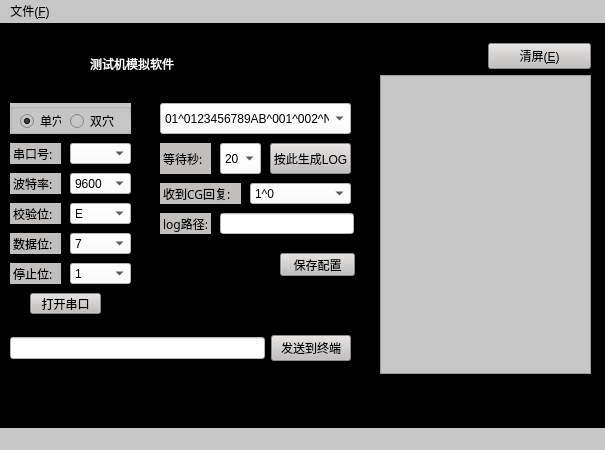
<?xml version="1.0" encoding="UTF-8"?>
<ui version="4.0">
 <class>mainWindow</class>
 <widget class="QMainWindow" name="mainWindow">
  <property name="geometry">
   <rect>
    <x>0</x>
    <y>0</y>
    <width>605</width>
    <height>450</height>
   </rect>
  </property>
  <property name="maximumSize">
   <size>
    <width>605</width>
    <height>450</height>
   </size>
  </property>
  <property name="font">
   <font>
    <family>微软雅黑</family>
   </font>
  </property>
  <property name="windowTitle">
   <string>测试机模拟软件----V1.0</string>
  </property>
  <property name="windowIcon">
   <iconset>
    <normaloff>Wizard.ico</normaloff>Wizard.ico</iconset>
  </property>
  <property name="styleSheet">
   <string notr="true">background-color: rgb(255, 255, 255);</string>
  </property>
  <widget class="QWidget" name="centralwidget">
   <property name="styleSheet">
    <string notr="true">background-color: rgb(255, 170, 255);</string>
   </property>
   <widget class="QFrame" name="frame">
    <property name="geometry">
     <rect>
      <x>0</x>
      <y>0</y>
      <width>608</width>
      <height>426</height>
     </rect>
    </property>
    <property name="maximumSize">
     <size>
      <width>608</width>
      <height>426</height>
     </size>
    </property>
    <property name="styleSheet">
     <string notr="true">background-color: rgb(0, 0, 0);</string>
    </property>
    <property name="frameShape">
     <enum>QFrame::StyledPanel</enum>
    </property>
    <property name="frameShadow">
     <enum>QFrame::Raised</enum>
    </property>
    <widget class="QLabel" name="label">
     <property name="geometry">
      <rect>
       <x>90</x>
       <y>20</y>
       <width>291</width>
       <height>41</height>
      </rect>
     </property>
     <property name="styleSheet">
      <string notr="true">font: 85 30pt &quot;Berlin Sans FB&quot;;
background-color: rgb(0,0,0);
color: rgb(255, 255, 255);</string>
     </property>
     <property name="text">
      <string>测试机模拟软件</string>
     </property>
    </widget>
    <widget class="QWidget" name="widget_2" native="true">
     <property name="geometry">
      <rect>
       <x>370</x>
       <y>10</y>
       <width>221</width>
       <height>341</height>
      </rect>
     </property>
     <property name="styleSheet">
      <string notr="true">background-color: rgb(0,0,0);</string>
     </property>
     <widget class="QWidget" name="layoutWidget">
      <property name="geometry">
       <rect>
        <x>10</x>
        <y>10</y>
        <width>211</width>
        <height>331</height>
       </rect>
      </property>
      <layout class="QGridLayout" name="gridLayout_2">
       <item row="1" column="1">
        <widget class="QPushButton" name="pushButton">
         <property name="styleSheet">
          <string notr="true">QPushButton{  
	background-color: rgb(193, 191, 190); 	
	
}
QPushButton:hover{  
	;
	background-color: rgb(132, 132, 132);
}
QPushButton:pressed{  
	;
	background-color: rgb(63, 63, 63);
}</string>
         </property>
         <property name="text">
          <string>清屏(&amp;E)</string>
         </property>
        </widget>
       </item>
       <item row="2" column="0" colspan="2">
        <widget class="QTextEdit" name="textEdit">
         <property name="enabled">
          <bool>true</bool>
         </property>
         <property name="font">
          <font>
           <family>微软雅黑</family>
          </font>
         </property>
         <property name="styleSheet">
          <string notr="true">background-color: rgb(198,198,198);</string>
         </property>
        </widget>
       </item>
      </layout>
     </widget>
    </widget>
    <widget class="QFrame" name="frame_2">
     <property name="geometry">
      <rect>
       <x>10</x>
       <y>480</y>
       <width>411</width>
       <height>31</height>
      </rect>
     </property>
     <property name="frameShape">
      <enum>QFrame::StyledPanel</enum>
     </property>
     <property name="frameShadow">
      <enum>QFrame::Raised</enum>
     </property>
    </widget>
    <widget class="QWidget" name="layoutWidget">
     <property name="geometry">
      <rect>
       <x>10</x>
       <y>310</y>
       <width>341</width>
       <height>31</height>
      </rect>
     </property>
     <layout class="QHBoxLayout" name="horizontalLayout_5">
      <item>
       <widget class="QLineEdit" name="lineEdit_fasong">
        <property name="styleSheet">
         <string notr="true">background-color: rgb(255, 255, 255);</string>
        </property>
       </widget>
      </item>
      <item>
       <widget class="QPushButton" name="pushButton_fasong">
        <property name="styleSheet">
         <string notr="true">QPushButton{  
	background-color: rgb(193, 191, 190); 	
	
}
QPushButton:hover{  
	;
	background-color: rgb(132, 132, 132);
}
QPushButton:pressed{  
	;
	background-color: rgb(63, 63, 63);
}</string>
        </property>
        <property name="text">
         <string>发送到终端</string>
        </property>
       </widget>
      </item>
     </layout>
    </widget>
    <widget class="QComboBox" name="comboBox_com">
     <property name="geometry">
      <rect>
       <x>70</x>
       <y>120</y>
       <width>61</width>
       <height>21</height>
      </rect>
     </property>
     <property name="styleSheet">
      <string notr="true">background-color: rgb(255, 255, 255);</string>
     </property>
     <property name="placeholderText">
      <string>COM选择</string>
     </property>
     <item>
      <property name="text">
       <string>COM1</string>
      </property>
     </item>
     <item>
      <property name="text">
       <string>COM2</string>
      </property>
     </item>
     <item>
      <property name="text">
       <string>COM3</string>
      </property>
     </item>
     <item>
      <property name="text">
       <string>COM4</string>
      </property>
     </item>
     <item>
      <property name="text">
       <string>COM5</string>
      </property>
     </item>
     <item>
      <property name="text">
       <string>COM6</string>
      </property>
     </item>
     <item>
      <property name="text">
       <string>COM7</string>
      </property>
     </item>
     <item>
      <property name="text">
       <string>COM8</string>
      </property>
     </item>
     <item>
      <property name="text">
       <string>COM9</string>
      </property>
     </item>
    </widget>
    <widget class="QPushButton" name="Button_chuankou">
     <property name="geometry">
      <rect>
       <x>30</x>
       <y>270</y>
       <width>71</width>
       <height>21</height>
      </rect>
     </property>
     <property name="styleSheet">
      <string notr="true">QPushButton{  
	background-color: rgb(193, 191, 190); 	
	
}
QPushButton:hover{  
	;
	background-color: rgb(132, 132, 132);
}
QPushButton:pressed{  
	;
	background-color: rgb(63, 63, 63);
}</string>
     </property>
     <property name="text">
      <string>打开串口</string>
     </property>
    </widget>
    <widget class="QComboBox" name="comboBox_botelv">
     <property name="geometry">
      <rect>
       <x>70</x>
       <y>150</y>
       <width>61</width>
       <height>21</height>
      </rect>
     </property>
     <property name="styleSheet">
      <string notr="true">background-color: rgb(255, 255, 255);</string>
     </property>
     <item>
      <property name="text">
       <string>9600</string>
      </property>
     </item>
     <item>
      <property name="text">
       <string>14400</string>
      </property>
     </item>
     <item>
      <property name="text">
       <string>19200</string>
      </property>
     </item>
     <item>
      <property name="text">
       <string>115200</string>
      </property>
     </item>
    </widget>
    <widget class="QComboBox" name="comboBox_jiaoyan">
     <property name="geometry">
      <rect>
       <x>70</x>
       <y>180</y>
       <width>61</width>
       <height>21</height>
      </rect>
     </property>
     <property name="styleSheet">
      <string notr="true">background-color: rgb(255, 255, 255);</string>
     </property>
     <item>
      <property name="text">
       <string>E</string>
      </property>
     </item>
     <item>
      <property name="text">
       <string>N</string>
      </property>
     </item>
     <item>
      <property name="text">
       <string>O</string>
      </property>
     </item>
     <item>
      <property name="text">
       <string>S</string>
      </property>
     </item>
    </widget>
    <widget class="QComboBox" name="comboBox_shujuwei">
     <property name="geometry">
      <rect>
       <x>70</x>
       <y>210</y>
       <width>61</width>
       <height>21</height>
      </rect>
     </property>
     <property name="styleSheet">
      <string notr="true">background-color: rgb(255, 255, 255);</string>
     </property>
     <item>
      <property name="text">
       <string>7</string>
      </property>
     </item>
     <item>
      <property name="text">
       <string>5</string>
      </property>
     </item>
     <item>
      <property name="text">
       <string>6</string>
      </property>
     </item>
     <item>
      <property name="text">
       <string>8</string>
      </property>
     </item>
    </widget>
    <widget class="QComboBox" name="comboBox_tingzhiwei">
     <property name="geometry">
      <rect>
       <x>70</x>
       <y>240</y>
       <width>61</width>
       <height>21</height>
      </rect>
     </property>
     <property name="styleSheet">
      <string notr="true">background-color: rgb(255, 255, 255);</string>
     </property>
     <item>
      <property name="text">
       <string>1</string>
      </property>
     </item>
     <item>
      <property name="text">
       <string>1.5</string>
      </property>
     </item>
     <item>
      <property name="text">
       <string>2</string>
      </property>
     </item>
    </widget>
    <widget class="QGroupBox" name="groupBox_3">
     <property name="geometry">
      <rect>
       <x>10</x>
       <y>80</y>
       <width>121</width>
       <height>31</height>
      </rect>
     </property>
     <property name="styleSheet">
      <string notr="true">background-color: rgb(198,198,198);</string>
     </property>
     <property name="title">
      <string/>
     </property>
     <widget class="QRadioButton" name="radioButton_dan">
      <property name="geometry">
       <rect>
        <x>10</x>
        <y>10</y>
        <width>41</width>
        <height>16</height>
       </rect>
      </property>
      <property name="styleSheet">
       <string notr="true">background-color: rgb(198,198,198);</string>
      </property>
      <property name="text">
       <string>单穴</string>
      </property>
      <property name="checked">
       <bool>true</bool>
      </property>
     </widget>
     <widget class="QRadioButton" name="radioButton_shuang">
      <property name="geometry">
       <rect>
        <x>60</x>
        <y>10</y>
        <width>61</width>
        <height>16</height>
       </rect>
      </property>
      <property name="mouseTracking">
       <bool>true</bool>
      </property>
      <property name="text">
       <string>双穴</string>
      </property>
      <property name="checked">
       <bool>false</bool>
      </property>
     </widget>
    </widget>
    <widget class="QComboBox" name="comboBox_log">
     <property name="geometry">
      <rect>
       <x>160</x>
       <y>80</y>
       <width>191</width>
       <height>31</height>
      </rect>
     </property>
     <property name="styleSheet">
      <string notr="true">background-color: rgb(255, 255, 255);</string>
     </property>
     <item>
      <property name="text">
       <string>01^0123456789AB^001^002^NG!</string>
      </property>
     </item>
     <item>
      <property name="text">
       <string>02^Z2816F014357^000^002^OK!</string>
      </property>
     </item>
     <item>
      <property name="text">
       <string>01^0123456789AB^001^002^OK!</string>
      </property>
     </item>
     <item>
      <property name="text">
       <string>01^0123456789AB^002^001^NG!</string>
      </property>
     </item>
     <item>
      <property name="text">
       <string>02^Z2816F014357^000^001^OK!</string>
      </property>
     </item>
     <item>
      <property name="text">
       <string>01^0123456789AB^002^001^OK!</string>
      </property>
     </item>
     <item>
      <property name="text">
       <string>01^0123456789AB^002^003^NG!</string>
      </property>
     </item>
     <item>
      <property name="text">
       <string>02^Z2816F014357^000^003^OK!</string>
      </property>
     </item>
     <item>
      <property name="text">
       <string>01^0123456789AB^002^003^OK!</string>
      </property>
     </item>
    </widget>
    <widget class="QPushButton" name="Button_shengclog">
     <property name="geometry">
      <rect>
       <x>270</x>
       <y>120</y>
       <width>81</width>
       <height>31</height>
      </rect>
     </property>
     <property name="styleSheet">
      <string notr="true">QPushButton{  
	background-color: rgb(193, 191, 190); 	
	
}
QPushButton:hover{  
	;
	background-color: rgb(132, 132, 132);
}
QPushButton:pressed{  
	;
	background-color: rgb(63, 63, 63);
}</string>
     </property>
     <property name="text">
      <string>按此生成LOG</string>
     </property>
    </widget>
    <widget class="QLabel" name="label_26">
     <property name="geometry">
      <rect>
       <x>160</x>
       <y>160</y>
       <width>81</width>
       <height>21</height>
      </rect>
     </property>
     <property name="font">
      <font>
       <family>ADMUI3Lg</family>
       <pointsize>9</pointsize>
      </font>
     </property>
     <property name="styleSheet">
      <string notr="true">background-color: rgb(193, 191, 190);</string>
     </property>
     <property name="text">
      <string> 收到CG回复:</string>
     </property>
    </widget>
    <widget class="QComboBox" name="comboBox_cg">
     <property name="geometry">
      <rect>
       <x>250</x>
       <y>160</y>
       <width>101</width>
       <height>21</height>
      </rect>
     </property>
     <property name="styleSheet">
      <string notr="true">background-color: rgb(255, 255, 255);</string>
     </property>
     <item>
      <property name="text">
       <string>1^0</string>
      </property>
     </item>
     <item>
      <property name="text">
       <string>1^1</string>
      </property>
     </item>
     <item>
      <property name="text">
       <string>0^1</string>
      </property>
     </item>
     <item>
      <property name="text">
       <string>1^0^0</string>
      </property>
     </item>
     <item>
      <property name="text">
       <string>0^1^0</string>
      </property>
     </item>
     <item>
      <property name="text">
       <string>0^0^1</string>
      </property>
     </item>
    </widget>
    <widget class="QComboBox" name="comboBox_miao">
     <property name="geometry">
      <rect>
       <x>220</x>
       <y>120</y>
       <width>41</width>
       <height>31</height>
      </rect>
     </property>
     <property name="styleSheet">
      <string notr="true">background-color: rgb(255, 255, 255);</string>
     </property>
     <item>
      <property name="text">
       <string>20</string>
      </property>
     </item>
     <item>
      <property name="text">
       <string>10</string>
      </property>
     </item>
     <item>
      <property name="text">
       <string>5</string>
      </property>
     </item>
     <item>
      <property name="text">
       <string>60</string>
      </property>
     </item>
     <item>
      <property name="text">
       <string>100</string>
      </property>
     </item>
    </widget>
    <widget class="QLabel" name="label_27">
     <property name="geometry">
      <rect>
       <x>160</x>
       <y>120</y>
       <width>51</width>
       <height>31</height>
      </rect>
     </property>
     <property name="font">
      <font>
       <family>ADMUI3Lg</family>
       <pointsize>9</pointsize>
      </font>
     </property>
     <property name="styleSheet">
      <string notr="true">background-color: rgb(193, 191, 190);</string>
     </property>
     <property name="text">
      <string> 等待秒:</string>
     </property>
    </widget>
    <widget class="QLabel" name="label_28">
     <property name="geometry">
      <rect>
       <x>160</x>
       <y>190</y>
       <width>51</width>
       <height>21</height>
      </rect>
     </property>
     <property name="font">
      <font>
       <family>ADMUI3Lg</family>
       <pointsize>9</pointsize>
      </font>
     </property>
     <property name="styleSheet">
      <string notr="true">background-color: rgb(193, 191, 190);</string>
     </property>
     <property name="text">
      <string> log路径:</string>
     </property>
    </widget>
    <widget class="QLabel" name="label_29">
     <property name="geometry">
      <rect>
       <x>10</x>
       <y>120</y>
       <width>51</width>
       <height>21</height>
      </rect>
     </property>
     <property name="font">
      <font>
       <family>ADMUI3Lg</family>
       <pointsize>9</pointsize>
      </font>
     </property>
     <property name="styleSheet">
      <string notr="true">background-color: rgb(193, 191, 190);</string>
     </property>
     <property name="text">
      <string> 串口号:</string>
     </property>
    </widget>
    <widget class="QLabel" name="label_30">
     <property name="geometry">
      <rect>
       <x>10</x>
       <y>150</y>
       <width>51</width>
       <height>21</height>
      </rect>
     </property>
     <property name="font">
      <font>
       <family>ADMUI3Lg</family>
       <pointsize>9</pointsize>
      </font>
     </property>
     <property name="styleSheet">
      <string notr="true">background-color: rgb(193, 191, 190);</string>
     </property>
     <property name="text">
      <string> 波特率:</string>
     </property>
    </widget>
    <widget class="QLabel" name="label_31">
     <property name="geometry">
      <rect>
       <x>10</x>
       <y>180</y>
       <width>51</width>
       <height>21</height>
      </rect>
     </property>
     <property name="font">
      <font>
       <family>ADMUI3Lg</family>
       <pointsize>9</pointsize>
      </font>
     </property>
     <property name="styleSheet">
      <string notr="true">background-color: rgb(193, 191, 190);</string>
     </property>
     <property name="text">
      <string> 校验位:</string>
     </property>
    </widget>
    <widget class="QLabel" name="label_32">
     <property name="geometry">
      <rect>
       <x>10</x>
       <y>210</y>
       <width>51</width>
       <height>21</height>
      </rect>
     </property>
     <property name="font">
      <font>
       <family>ADMUI3Lg</family>
       <pointsize>9</pointsize>
      </font>
     </property>
     <property name="styleSheet">
      <string notr="true">background-color: rgb(193, 191, 190);</string>
     </property>
     <property name="text">
      <string> 数据位:</string>
     </property>
    </widget>
    <widget class="QLabel" name="label_33">
     <property name="geometry">
      <rect>
       <x>10</x>
       <y>240</y>
       <width>51</width>
       <height>21</height>
      </rect>
     </property>
     <property name="font">
      <font>
       <family>ADMUI3Lg</family>
       <pointsize>9</pointsize>
      </font>
     </property>
     <property name="styleSheet">
      <string notr="true">background-color: rgb(193, 191, 190);</string>
     </property>
     <property name="text">
      <string> 停止位:</string>
     </property>
    </widget>
    <widget class="QLineEdit" name="lineEdit_log">
     <property name="geometry">
      <rect>
       <x>220</x>
       <y>190</y>
       <width>134</width>
       <height>21</height>
      </rect>
     </property>
     <property name="minimumSize">
      <size>
       <width>134</width>
       <height>21</height>
      </size>
     </property>
     <property name="maximumSize">
      <size>
       <width>131</width>
       <height>21</height>
      </size>
     </property>
     <property name="styleSheet">
      <string notr="true">background-color: rgb(255, 255, 255);</string>
     </property>
    </widget>
    <widget class="QPushButton" name="save_buton">
     <property name="geometry">
      <rect>
       <x>280</x>
       <y>230</y>
       <width>75</width>
       <height>23</height>
      </rect>
     </property>
     <property name="styleSheet">
      <string notr="true">QPushButton{  
	background-color: rgb(193, 191, 190); 	
	
}
QPushButton:hover{  
	;
	background-color: rgb(132, 132, 132);
}
QPushButton:pressed{  
	;
	background-color: rgb(63, 63, 63);
}</string>
     </property>
     <property name="text">
      <string>保存配置</string>
     </property>
    </widget>
   </widget>
  </widget>
  <widget class="QMenuBar" name="menubar">
   <property name="geometry">
    <rect>
     <x>0</x>
     <y>0</y>
     <width>605</width>
     <height>23</height>
    </rect>
   </property>
   <property name="styleSheet">
    <string notr="true">background-color: rgb(198, 198, 198);</string>
   </property>
   <widget class="QMenu" name="menu_F">
    <property name="title">
     <string>文件(&amp;F)</string>
    </property>
    <addaction name="actionshanchulog"/>
   </widget>
   <addaction name="menu_F"/>
  </widget>
  <widget class="QStatusBar" name="statusbar">
   <property name="styleSheet">
    <string notr="true">background-color: rgb(198, 198, 198);</string>
   </property>
   <property name="sizeGripEnabled">
    <bool>true</bool>
   </property>
  </widget>
  <action name="actiondakaipeizhiwenjian">
   <property name="icon">
    <iconset>
     <selectedoff>:/Picturere/Picture/right2.png</selectedoff>
    </iconset>
   </property>
   <property name="text">
    <string>查看配置文件内容(&amp;L)</string>
   </property>
  </action>
  <action name="actiondakaipeizhiwenjian_2">
   <property name="icon">
    <iconset>
     <selectedoff>:/Picturere/Picture/square_add.png</selectedoff>
    </iconset>
   </property>
   <property name="text">
    <string>打开配置文件(&amp;C)</string>
   </property>
  </action>
  <action name="actionquanbuchushihua_I">
   <property name="icon">
    <iconset>
     <selectedoff>:/Iconn/Icon/Basilisk.ico</selectedoff>
    </iconset>
   </property>
   <property name="text">
    <string>全部初始化(&amp;I)</string>
   </property>
  </action>
  <action name="actionceshi_T">
   <property name="icon">
    <iconset>
     <selectedoff>:/Iconn/Icon/Basilisk.ico</selectedoff>
    </iconset>
   </property>
   <property name="text">
    <string>测试(&amp;T)</string>
   </property>
   <property name="priority">
    <enum>QAction::HighPriority</enum>
   </property>
  </action>
  <action name="actioncaozuoPLC_O">
   <property name="icon">
    <iconset>
     <selectedoff>:/Iconn/Icon/Djinni.ico</selectedoff>
    </iconset>
   </property>
   <property name="text">
    <string>操作PLC(&amp;O)</string>
   </property>
  </action>
  <action name="actionCanshushezhi_P">
   <property name="icon">
    <iconset>
     <selectedoff>:/Iconn/Icon/Sorceress.ico</selectedoff>
    </iconset>
   </property>
   <property name="text">
    <string>参数设置(&amp;P)</string>
   </property>
  </action>
  <action name="actionjinzhi_N">
   <property name="text">
    <string>jinzhi(&amp;N)</string>
   </property>
   <property name="iconText">
    <string>禁止(N)</string>
   </property>
  </action>
  <action name="actionxunyu_Y">
   <property name="text">
    <string>允许(&amp;Y)</string>
   </property>
  </action>
  <action name="actiondakaishujukufuwuqi">
   <property name="text">
    <string>打开测试卷串口</string>
   </property>
  </action>
  <action name="actionguanbishujukufuwuqi">
   <property name="text">
    <string>关闭测试机串口</string>
   </property>
  </action>
  <action name="actionlianjieshujuku_L">
   <property name="text">
    <string>连接数据库(&amp;L)</string>
   </property>
  </action>
  <action name="actionduankaishujuku_C">
   <property name="text">
    <string>打开数据库(&amp;C)</string>
   </property>
  </action>
  <action name="actionpanduan_Y">
   <property name="text">
    <string>是(&amp;Y)</string>
   </property>
  </action>
  <action name="actionbupanduan_N">
   <property name="text">
    <string>否(&amp;N)</string>
   </property>
  </action>
  <action name="actionyicitongguo_O">
   <property name="text">
    <string>一次通过(&amp;O)</string>
   </property>
  </action>
  <action name="actionchankandangqianzhuangtai_S">
   <property name="text">
    <string>查看当前状态(&amp;S)</string>
   </property>
  </action>
  <action name="actionjilu_R">
   <property name="icon">
    <iconset>
     <selectedoff>:/Iconn/Icon/Valkyrie.ico</selectedoff>
    </iconset>
   </property>
   <property name="text">
    <string>查看(&amp;R)</string>
   </property>
  </action>
  <action name="actionshegnchengdejieguo_G">
   <property name="icon">
    <iconset>
     <selectedoff>:/Iconn/Icon/Earth Elemental.ico</selectedoff>
    </iconset>
   </property>
   <property name="text">
    <string>生成的结果(&amp;G)</string>
   </property>
  </action>
  <action name="actionpeizhicanshulujing_M">
   <property name="icon">
    <iconset>
     <selectedoff>:/Picturere/Picture/rightdown.png</selectedoff>
    </iconset>
   </property>
   <property name="text">
    <string>配置参数路径(&amp;M)</string>
   </property>
  </action>
  <action name="actionzhegnchangshenchan_N">
   <property name="text">
    <string>正常生成(&amp;N)</string>
   </property>
  </action>
  <action name="actionshouliaomoshi_C">
   <property name="text">
    <string>收料模式(&amp;C)</string>
   </property>
  </action>
  <action name="actionshi_Y">
   <property name="text">
    <string>是(&amp;Y)</string>
   </property>
  </action>
  <action name="actionfou_N">
   <property name="text">
    <string>否(&amp;N)</string>
   </property>
  </action>
  <action name="actionzhongkongjima_P">
   <property name="text">
    <string>中控记码(&amp;P)</string>
   </property>
  </action>
  <action name="actionchongxinsaoma_I">
   <property name="text">
    <string>重新扫码(&amp;I)</string>
   </property>
  </action>
  <action name="actionqiyong_U">
   <property name="text">
    <string>启用(&amp;U)</string>
   </property>
  </action>
  <action name="actionjinyong_N">
   <property name="text">
    <string>禁用(&amp;N)</string>
   </property>
  </action>
  <action name="actionchakanbangzhu_V">
   <property name="icon">
    <iconset>
     <selectedoff>:/Iconn/Icon/Wizard.ico</selectedoff>
    </iconset>
   </property>
   <property name="text">
    <string>查看帮助(&amp;V)</string>
   </property>
  </action>
  <action name="actionxiangjishezhi">
   <property name="icon">
    <iconset>
     <selectedoff>:/Iconn/Icon/Djinni.ico</selectedoff>
    </iconset>
   </property>
   <property name="text">
    <string>相机设置(&amp;T)</string>
   </property>
  </action>
  <action name="actionSoftwareceshi_T">
   <property name="icon">
    <iconset>
     <selectedoff>:/Iconn/Icon/Djinni.ico</selectedoff>
    </iconset>
   </property>
   <property name="text">
    <string>Software测试(&amp;T)</string>
   </property>
  </action>
  <action name="actionjiemianxianshi">
   <property name="text">
    <string>界面显示</string>
   </property>
  </action>
  <action name="actionduqurizhi">
   <property name="text">
    <string>读取测试机日志</string>
   </property>
  </action>
  <action name="actionjieshou_zk">
   <property name="text">
    <string>接收中控信息</string>
   </property>
  </action>
  <action name="actionjieshou_csj">
   <property name="text">
    <string>接受测试机信息</string>
   </property>
  </action>
  <action name="action_kaishi">
   <property name="text">
    <string> 面板显示</string>
   </property>
  </action>
  <action name="actionsaomiaolog">
   <property name="text">
    <string> 扫描Log</string>
   </property>
   <property name="iconText">
    <string> 扫描Log</string>
   </property>
  </action>
  <action name="actionshanchulog">
   <property name="text">
    <string> 删除log</string>
   </property>
  </action>
 </widget>
 <resources>
  <include location="ico.qrc"/>
 </resources>
 <connections>
  <connection>
   <sender>pushButton</sender>
   <signal>clicked()</signal>
   <receiver>textEdit</receiver>
   <slot>clear()</slot>
   <hints>
    <hint type="sourcelabel">
     <x>771</x>
     <y>66</y>
    </hint>
    <hint type="destinationlabel">
     <x>702</x>
     <y>175</y>
    </hint>
   </hints>
  </connection>
 </connections>
</ui>
